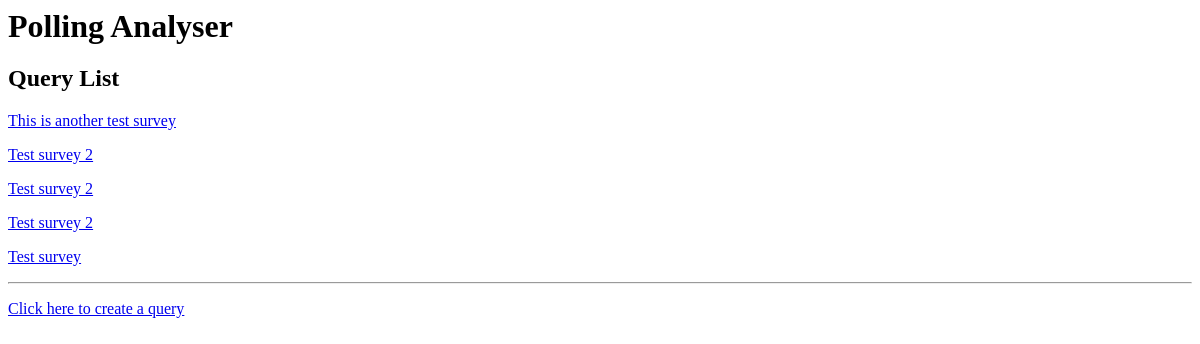
The app's page /, older data.
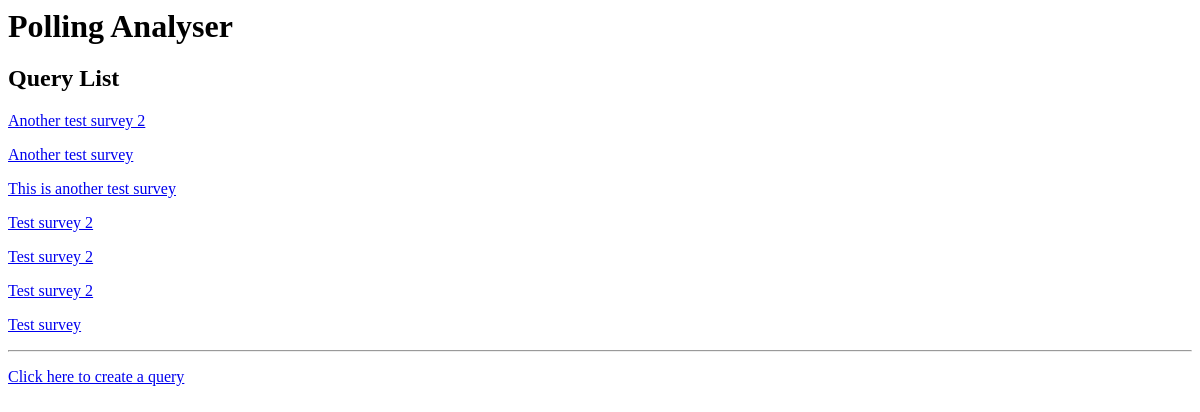
The same page, newer data.
### queries/models.py (models this page shows, shortened)
class Query(models.Model):
    user = models.ForeignKey(User, on_delete=models.CASCADE)
    survey_name = models.CharField(max_length=200)
    starting_qid = models.IntegerField()
    ending_qid = models.IntegerField()
    created_at = models.DateTimeField(auto_now_add=True)
    class Meta:
        ordering = ["-created_at"]

### queries/views.py (the view)
# urls.py: path('', views.QueryList.as_view(), name='home'),
class QueryList(generic.ListView):
    model = Query
    queryset = Query.objects.all()
    template_name = 'query_list.html'
    paginate_by = 10

### templates/query_list.html
{% extends "base.html" %}
{% block content %}
<h2>Query List</h2>
{% for query in query_list %}
    <p><a href="{% url 'detail' query.pk %}">{{ query.survey_name }}</a></p>
{% endfor %}
<hr/>
<p><a href="{% url 'create' %}">Click here to create a query</a></p>
{% endblock %}

### templates/base.html (shortened to what this page needs)
{% load static %}
<!DOCTYPE html>
<html lang="en">
    <head>
    </head>
    <body>
        <header>
            <h1 style="margin: auto">Polling Analyser</h1>
        </header>
        <main>
            {% block content %}
            {% endblock %}
        </main>
    </body>
</html>

Row changes from the older to the newer data that the page shows:
added Query: survey_name "Another test survey 2"
added Query: survey_name "Another test survey"
